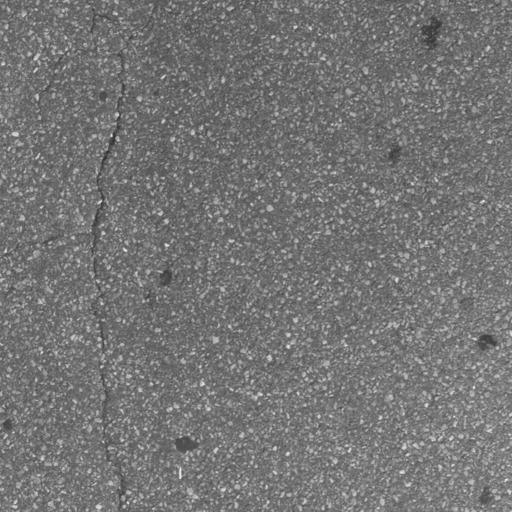
#> input picture data/CrackLS315/0001-4.jpg, 512 x 512 px
$ python -i gmc.py   (imports and definitions only)
#> lines starting #> are read from the running program, lines starting #| are printed output that depends on the picture
#> further down, picture is the input picture: shape (512, 512, 3); min 44, max 245, mean 116.8
# Ultralytics YOLO 🚀, AGPL-3.0 license

import copy

import cv2
import numpy as np

from RERTCRACKSEG.yolo.utils import LOGGER


class GMC:

    def __init__(self, method='sparseOptFlow', downscale=2, verbose=None):
        """Initialize a video tracker with specified parameters."""
        super().__init__()

        self.method = method
        self.downscale = max(1, int(downscale))

        if self.method == 'orb':
            self.detector = cv2.FastFeatureDetector_create(20)
            self.extractor = cv2.ORB_create()
            self.matcher = cv2.BFMatcher(cv2.NORM_HAMMING)

        elif self.method == 'sift':
            self.detector = cv2.SIFT_create(nOctaveLayers=3, contrastThreshold=0.02, edgeThreshold=20)
            self.extractor = cv2.SIFT_create(nOctaveLayers=3, contrastThreshold=0.02, edgeThreshold=20)
            self.matcher = cv2.BFMatcher(cv2.NORM_L2)

        elif self.method == 'ecc':
            number_of_iterations = 5000
            termination_eps = 1e-6
            self.warp_mode = cv2.MOTION_EUCLIDEAN
            self.criteria = (cv2.TERM_CRITERIA_EPS | cv2.TERM_CRITERIA_COUNT, number_of_iterations, termination_eps)

        elif self.method == 'sparseOptFlow':
            self.feature_params = dict(maxCorners=1000,
                                       qualityLevel=0.01,
                                       minDistance=1,
                                       blockSize=3,
                                       useHarrisDetector=False,
                                       k=0.04)
            # self.gmc_file = open('GMC_results.txt', 'w')

        elif self.method in ['file', 'files']:
            seqName = verbose[0]
            ablation = verbose[1]
            if ablation:
                filePath = r'tracker/GMC_files/MOT17_ablation'
            else:
                filePath = r'tracker/GMC_files/MOTChallenge'

            if '-FRCNN' in seqName:
                seqName = seqName[:-6]
            elif '-DPM' in seqName or '-SDP' in seqName:
                seqName = seqName[:-4]
            self.gmcFile = open(f'{filePath}/GMC-{seqName}.txt')

            if self.gmcFile is None:
                raise ValueError(f'Error: Unable to open GMC file in directory:{filePath}')
        elif self.method in ['none', 'None']:
            self.method = 'none'
        else:
            raise ValueError(f'Error: Unknown CMC method:{method}')

        self.prevFrame = None
        self.prevKeyPoints = None
        self.prevDescriptors = None

        self.initializedFirstFrame = False

    def apply(self, raw_frame, detections=None):
        """Apply object detection on a raw frame using specified method."""
        if self.method in ['orb', 'sift']:
            return self.applyFeatures(raw_frame, detections)
        elif self.method == 'ecc':
            return self.applyEcc(raw_frame, detections)
        elif self.method == 'sparseOptFlow':
            return self.applySparseOptFlow(raw_frame, detections)
        elif self.method == 'file':
            return self.applyFile(raw_frame, detections)
        elif self.method == 'none':
            return np.eye(2, 3)
        else:
            return np.eye(2, 3)

    # [157 lines left out: functions applyEcc, applyFeatures, not called in this run]

    def applySparseOptFlow(self, raw_frame, detections=None):
        """Initialize."""
        # t0 = time.time()
        height, width, _ = raw_frame.shape
#> height = 512; width = 512
        frame = cv2.cvtColor(raw_frame, cv2.COLOR_BGR2GRAY)
        H = np.eye(2, 3)

        # Downscale image
        if self.downscale > 1.0:
            # frame = cv2.GaussianBlur(frame, (3, 3), 1.5)
            frame = cv2.resize(frame, (width // self.downscale, height // self.downscale))
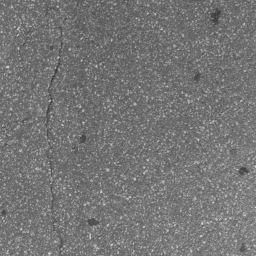
#> frame: shape (256, 256); min 52, max 214, mean 116.9

        # Find the keypoints
        keypoints = cv2.goodFeaturesToTrack(frame, mask=None, **self.feature_params)
#> keypoints = 1000 rows, first 8: [83, 122], [101, 192], [58, 57], [49, 253], [69, 49], [8, 67], [134, 178], [144, 167]

        # Handle first frame
        if not self.initializedFirstFrame:
            # Initialize data
            self.prevFrame = frame.copy()
            self.prevKeyPoints = copy.copy(keypoints)
#> self.prevKeyPoints has the same summary as keypoints

            # Initialization done
            self.initializedFirstFrame = True

            return H

        # Find correspondences
        matchedKeypoints, status, err = cv2.calcOpticalFlowPyrLK(self.prevFrame, frame, self.prevKeyPoints, None)

        # Leave good correspondences only
        prevPoints = []
        currPoints = []

        for i in range(len(status)):
            if status[i]:
                prevPoints.append(self.prevKeyPoints[i])
                currPoints.append(matchedKeypoints[i])

        prevPoints = np.array(prevPoints)
        currPoints = np.array(currPoints)

        # Find rigid matrix
        if (np.size(prevPoints, 0) > 4) and (np.size(prevPoints, 0) == np.size(prevPoints, 0)):
            H, inliers = cv2.estimateAffinePartial2D(prevPoints, currPoints, cv2.RANSAC)

            # Handle downscale
            if self.downscale > 1.0:
                H[0, 2] *= self.downscale
                H[1, 2] *= self.downscale
        else:
            LOGGER.warning('WARNING: not enough matching points')

        # Store to next iteration
        self.prevFrame = frame.copy()
        self.prevKeyPoints = copy.copy(keypoints)

        # gmc_line = str(1000 * (time.time() - t0)) + "\t" + str(H[0, 0]) + "\t" + str(H[0, 1]) + "\t" + str(
        #     H[0, 2]) + "\t" + str(H[1, 0]) + "\t" + str(H[1, 1]) + "\t" + str(H[1, 2]) + "\n"
        # self.gmc_file.write(gmc_line)

        return H

    # [13 lines left out: function applyFile, not called in this run]

>>> import cv2
>>> picture = cv2.imread('../../../data/CrackLS315/0001-4.jpg')
>>> result = GMC().apply(picture)
#> result = [[1, 0, 0], [0, 1, 0]]

$ run again, on data/CrackLS315/0002-3.jpg
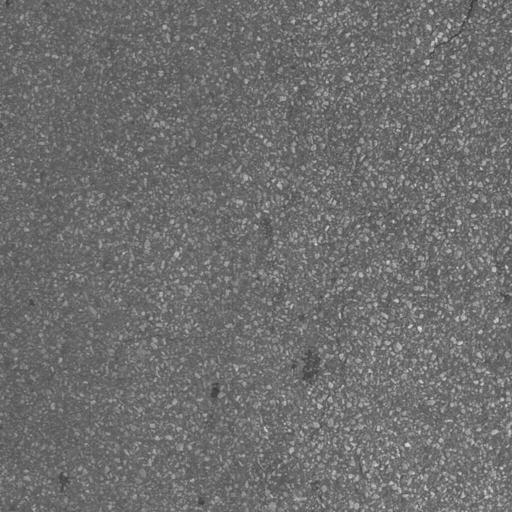
#> input picture data/CrackLS315/0002-3.jpg, 512 x 512 px
#> picture is the input picture: shape (512, 512, 3); min 50, max 237, mean 110.4
#> in applySparseOptFlow, `frame = cv2.resize(frame, (width // self.downscale, height // self.dow..`:
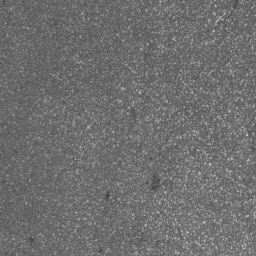
#> frame: shape (256, 256); min 60, max 211, mean 110.5
#> keypoints = 1000 rows, first 8: [209, 164], [213, 30], [203, 222], [247, 135], [240, 165], [145, 225], [215, 6], [198, 150]
#> self.prevKeyPoints has the same summary as keypoints
#> result = [[1, 0, 0], [0, 1, 0]]

$ run again, on data/CrackLS315/0003-1.jpg
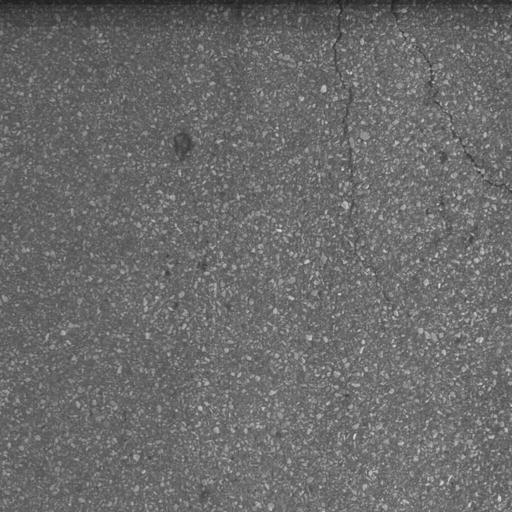
#> input picture data/CrackLS315/0003-1.jpg, 512 x 512 px
#> picture is the input picture: shape (512, 512, 3); min 27, max 231, mean 106.9
#> in applySparseOptFlow, `frame = cv2.resize(frame, (width // self.downscale, height // self.dow..`:
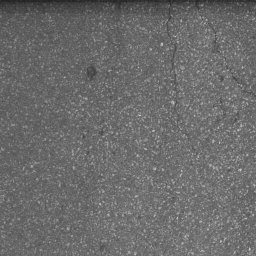
#> frame: shape (256, 256); min 32, max 206, mean 107
#> keypoints = 1000 rows, first 8: [161, 45], [162, 43], [153, 130], [220, 241], [241, 169], [150, 49], [154, 169], [222, 175]
#> self.prevKeyPoints has the same summary as keypoints
#> result = [[1, 0, 0], [0, 1, 0]]

$ run again, on data/CrackLS315/0005-1.jpg
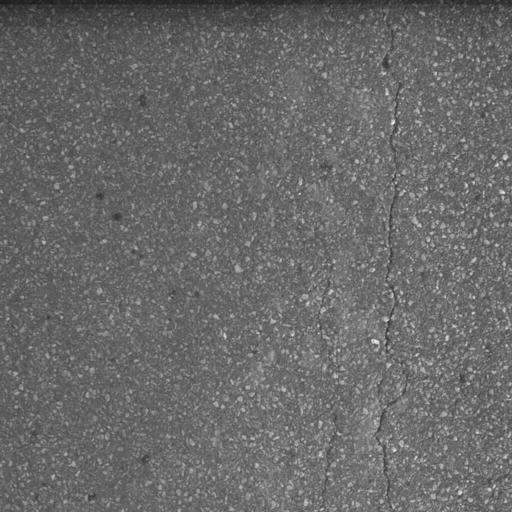
#> input picture data/CrackLS315/0005-1.jpg, 512 x 512 px
#> picture is the input picture: shape (512, 512, 3); min 27, max 249, mean 105.4
#> in applySparseOptFlow, `frame = cv2.resize(frame, (width // self.downscale, height // self.dow..`:
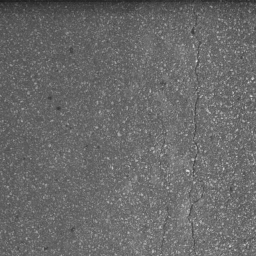
#> frame: shape (256, 256); min 29, max 232, mean 105.6
#> keypoints = 1000 rows, first 8: [186, 170], [252, 78], [193, 159], [229, 246], [196, 61], [251, 96], [188, 171], [197, 225]
#> self.prevKeyPoints has the same summary as keypoints
#> result = [[1, 0, 0], [0, 1, 0]]
